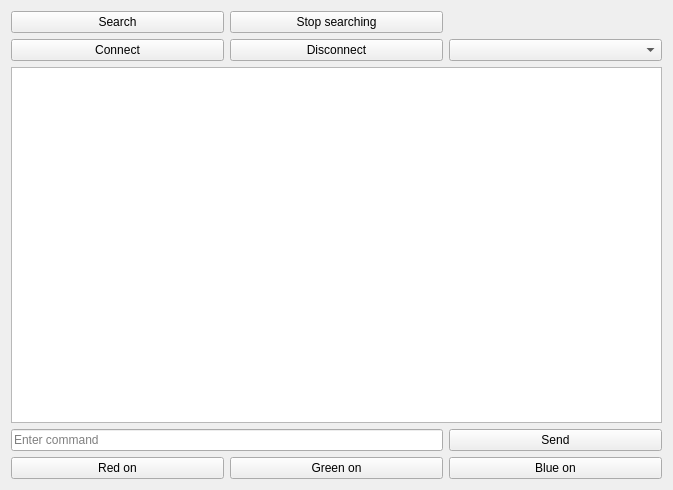
<?xml version="1.0" encoding="UTF-8"?>
<ui version="4.0">
 <class>Widget</class>
 <widget class="QWidget" name="Widget">
  <property name="geometry">
   <rect>
    <x>0</x>
    <y>0</y>
    <width>673</width>
    <height>490</height>
   </rect>
  </property>
  <property name="windowTitle">
   <string>Widget</string>
  </property>
  <layout class="QVBoxLayout" name="verticalLayout">
   <item>
    <layout class="QGridLayout" name="gridLayout">
     <item row="0" column="0">
      <widget class="QPushButton" name="search_button">
       <property name="text">
        <string>Search</string>
       </property>
      </widget>
     </item>
     <item row="2" column="1">
      <widget class="QPushButton" name="disconnect_button">
       <property name="text">
        <string>Disconnect</string>
       </property>
      </widget>
     </item>
     <item row="2" column="0">
      <widget class="QPushButton" name="connect_button">
       <property name="text">
        <string>Connect</string>
       </property>
      </widget>
     </item>
     <item row="0" column="1">
      <widget class="QPushButton" name="stop_searching_button">
       <property name="text">
        <string>Stop searching</string>
       </property>
      </widget>
     </item>
     <item row="2" column="2">
      <widget class="QComboBox" name="devices_combo_box">
       <property name="sizePolicy">
        <sizepolicy hsizetype="Preferred" vsizetype="Fixed">
         <horstretch>0</horstretch>
         <verstretch>0</verstretch>
        </sizepolicy>
       </property>
       <property name="placeholderText">
        <string>Available devices</string>
       </property>
      </widget>
     </item>
    </layout>
   </item>
   <item>
    <widget class="QListWidget" name="logs"/>
   </item>
   <item>
    <layout class="QGridLayout" name="gridLayout_2">
     <item row="2" column="2">
      <widget class="QPushButton" name="send_button">
       <property name="text">
        <string>Send</string>
       </property>
      </widget>
     </item>
     <item row="3" column="2">
      <widget class="QPushButton" name="blue_led_button">
       <property name="text">
        <string>Blue on</string>
       </property>
      </widget>
     </item>
     <item row="3" column="0">
      <widget class="QPushButton" name="red_led_button">
       <property name="text">
        <string>Red on</string>
       </property>
      </widget>
     </item>
     <item row="3" column="1">
      <widget class="QPushButton" name="green_led_button">
       <property name="text">
        <string>Green on</string>
       </property>
      </widget>
     </item>
     <item row="2" column="0" colspan="2">
      <widget class="QLineEdit" name="command_line_edit">
       <property name="placeholderText">
        <string>Enter command</string>
       </property>
       <property name="clearButtonEnabled">
        <bool>false</bool>
       </property>
      </widget>
     </item>
    </layout>
   </item>
  </layout>
 </widget>
 <resources/>
 <connections/>
</ui>
